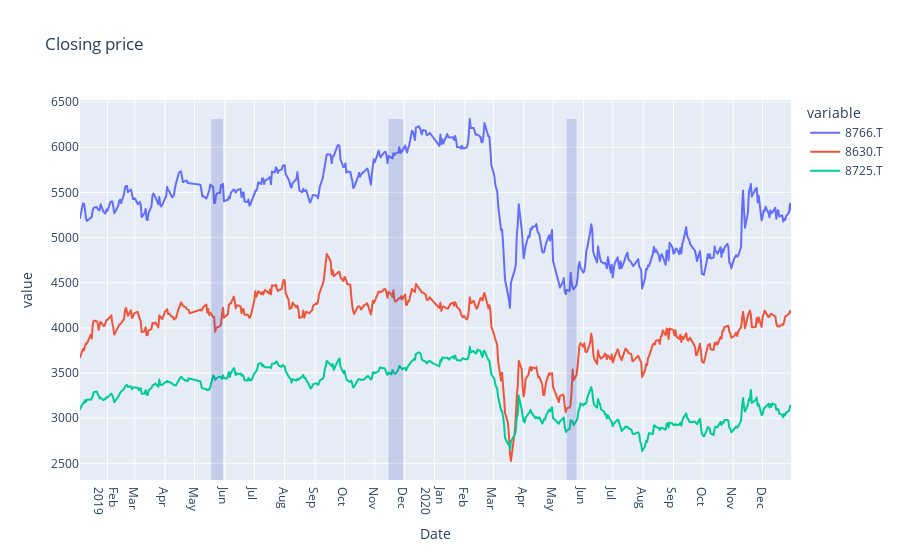

Notebook code for this chart:
### Code cell
japan = [ '8766.T', '8630.T','8725.T']
# plot line graph
fig = plot_stock_prc(japan)
# Add shapes
fig.update_layout(
    shapes=[dict( fillcolor="rgba(63, 81, 181, 0.2)", line={"width": 0}, type="rect",
                    x0="2019-05-18", x1="2019-05-30", xref="x",
                    y0=0, y1=0.95, yref="paper"),
            dict( fillcolor="rgba(63, 81, 181, 0.2)", line={"width": 0}, type="rect",
                    x0="2019-11-15", x1="2019-11-30", xref="x",
                    y0=0, y1=0.95, yref="paper"),
            dict( fillcolor="rgba(63, 81, 181, 0.2)", line={"width": 0}, type="rect",
                    x0="2020-05-15", x1="2020-05-25", xref="x",
                    y0=0, y1=0.95, yref="paper"),
            ]
)
fig.show()

### Figure 1 — Plotly figure (JSON) as saved in the notebook; plotly's stock layout.template omitted (floating-point values rounded to 4 significant figures; data arrays with more than 128 entries replaced by an {"elided": "..."} marker saying what was removed)
{"data": [{"hovertemplate": "variable=8766.T<br>Date=%{x|%B %d, %Y}<br>value=%{y}<extra></extra>", "legendgroup": "8766.T", "line": {"color": "#636efa", "dash": "solid"}, "marker": {"symbol": "circle"}, "mode": "lines", "name": "8766.T", "showlegend": true, "type": "scattergl", "x": {"elided": "483 str values"}, "xaxis": "x", "y": {"elided": "483 int values"}, "yaxis": "y"}, {"hovertemplate": "variable=8630.T<br>Date=%{x|%B %d, %Y}<br>value=%{y}<extra></extra>", "legendgroup": "8630.T", "line": {"color": "#EF553B", "dash": "solid"}, "marker": {"symbol": "circle"}, "mode": "lines", "name": "8630.T", "showlegend": true, "type": "scattergl", "x": {"elided": "483 str values"}, "xaxis": "x", "y": {"elided": "483 float values"}, "yaxis": "y"}, {"hovertemplate": "variable=8725.T<br>Date=%{x|%B %d, %Y}<br>value=%{y}<extra></extra>", "legendgroup": "8725.T", "line": {"color": "#00cc96", "dash": "solid"}, "marker": {"symbol": "circle"}, "mode": "lines", "name": "8725.T", "showlegend": true, "type": "scattergl", "x": {"elided": "483 str values"}, "xaxis": "x", "y": {"elided": "483 float values"}, "yaxis": "y"}], "layout": {"legend": {"title": {"text": "variable"}, "tracegroupgap": 0}, "shapes": [{"fillcolor": "rgba(63, 81, 181, 0.2)", "line": {"width": 0}, "type": "rect", "x0": "2019-05-18", "x1": "2019-05-30", "xref": "x", "y0": 0, "y1": 0.95, "yref": "paper"}, {"fillcolor": "rgba(63, 81, 181, 0.2)", "line": {"width": 0}, "type": "rect", "x0": "2019-11-15", "x1": "2019-11-30", "xref": "x", "y0": 0, "y1": 0.95, "yref": "paper"}, {"fillcolor": "rgba(63, 81, 181, 0.2)", "line": {"width": 0}, "type": "rect", "x0": "2020-05-15", "x1": "2020-05-25", "xref": "x", "y0": 0, "y1": 0.95, "yref": "paper"}], "title": {"text": "Closing price"}, "xaxis": {"anchor": "y", "domain": [0, 1], "dtick": "M1", "tickformat": "%b\n%Y", "title": {"text": "Date"}}, "yaxis": {"anchor": "x", "domain": [0, 1], "title": {"text": "value"}}}}
